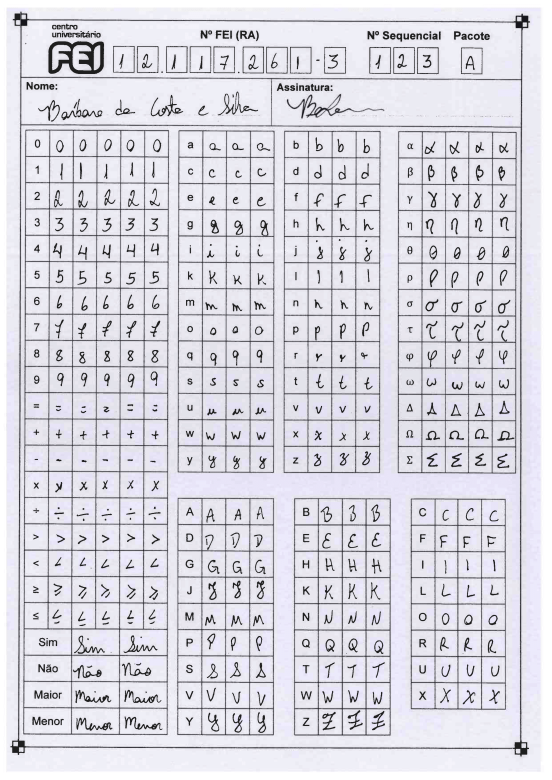
#> input picture database_files/exams/Atividades_Primeira_coleta_dados/Atividades_escaneadas (1)-04.png, 1654 x 2338 px, given in place of NM7510_P3_pacote_C_2_sem_2019-01.png, which was not available (shown at 1/3 size)
$ python VersaoFinal_2.py
#> lines starting #> are read from the running program, lines starting #| are printed output that depends on the picture; after the words box and inside, x2 and y2 are one past the last pixel; in counts of white or black regions, pixels touching at a corner belong together; pictures that were not available may be replaced by others from this repository, and a replacement may not be noted
import cv2
import numpy as np

img = cv2.imread("database_files/exams/NM7510_P3_C_2019_2/NM7510_P3_pacote_C_2_sem_2019-01.png",1)
#> img is the input picture: shape (2338, 1654, 3); mean B, G, R 224.2, 215.7, 216.8
gray_img = cv2.cvtColor(img, cv2.COLOR_BGR2GRAY)

template = cv2.imread('database_files/track_markers/template.png',cv2.IMREAD_GRAYSCALE)
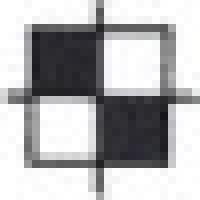
#> input picture database_files/track_markers/template.png, 25 x 25 px, found by its file name (shown 8 times larger)
#> template: shape (25, 25); min 21, max 255, mean 180.5
w, h = template.shape[::-1]
#> w = 25; h = 25

result = cv2.matchTemplate(gray_img, template, cv2.TM_CCOEFF_NORMED)
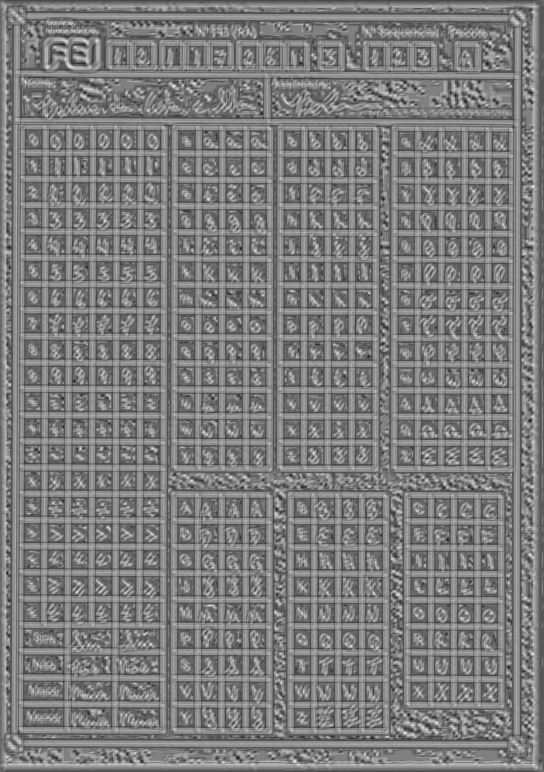
#> result: shape (2314, 1630) float32 (shown at 1/3 size); min -0.645, max 0.635, mean -0.0175; drawn with min black and max white
loc = np.where(result >= 0.659)
#> loc = (empty array, empty array)

for pt in zip(*loc[::-1]):
    cv2.rectangle(img, pt, (pt[0] + w, pt[1] + h), (0, 255, 0), 3)
#> this loop made 0 passes

template2 = cv2.imread('database_files/track_markers/template2.png',cv2.IMREAD_GRAYSCALE)
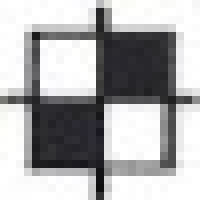
#> input picture database_files/track_markers/template2.png, 25 x 25 px, found by its file name (shown 8 times larger)
#> template2: shape (25, 25); min 14, max 255, mean 174.8
r, f = template2.shape[::-1]
#> r = 25; f = 25

result2 = cv2.matchTemplate(gray_img, template2, cv2.TM_CCOEFF_NORMED)
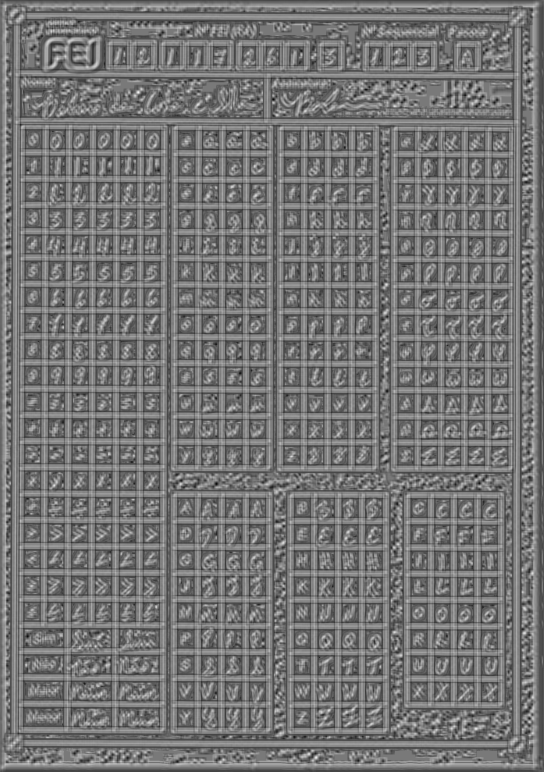
#> result2: shape (2314, 1630) float32 (shown at 1/3 size); min -0.601, max 0.663, mean -0.018; drawn with min black and max white
loc2 = np.where(result2 >= 0.659)
#> loc2 = ([277], [414])

for pt in zip(*loc2[::-1]):
    cv2.rectangle(img, pt, (pt[0] + r, pt[1] + f), (0, 255, 0), 3)
#> this loop made 1 pass
#> pt on pass 1: (414, 277)
#> img: shape (2338, 1654, 3); 0.01% of pixels changed, all inside (x1, y1, x2, y2) = (412, 275, 442, 305)

img = cv2.resize(img, (1080, 660))
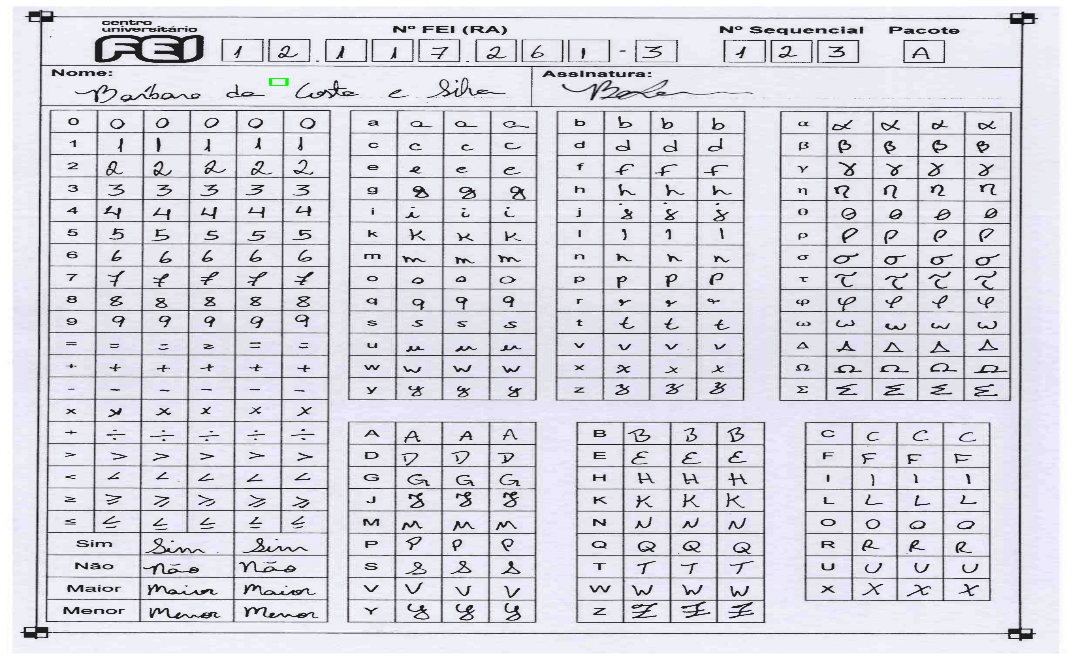
#> img: shape (660, 1080, 3); mean B, G, R 224.1, 215.6, 216.7
cv2.imshow("img", img)
cv2.waitKey(0)
